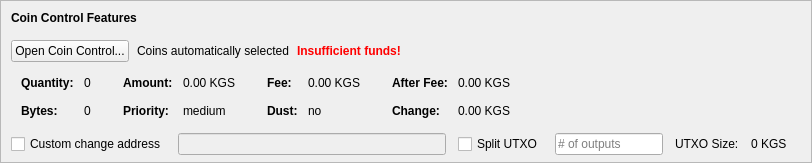
    <widget class="QFrame" name="frameCoinControl">
     <property name="sizePolicy">
      <sizepolicy hsizetype="Expanding" vsizetype="Expanding">
       <horstretch>0</horstretch>
       <verstretch>0</verstretch>
      </sizepolicy>
     </property>
     <property name="maximumSize">
      <size>
       <width>16777215</width>
       <height>16777215</height>
      </size>
     </property>
     <property name="frameShape">
      <enum>QFrame::StyledPanel</enum>
     </property>
     <property name="frameShadow">
      <enum>QFrame::Sunken</enum>
     </property>
     <layout class="QVBoxLayout" name="verticalLayoutCoinControl2">
      <property name="spacing">
       <number>0</number>
      </property>
      <property name="leftMargin">
       <number>0</number>
      </property>
      <property name="topMargin">
       <number>0</number>
      </property>
      <property name="rightMargin">
       <number>0</number>
      </property>
      <property name="bottomMargin">
       <number>6</number>
      </property>
      <item>
       <layout class="QVBoxLayout" name="verticalLayoutCoinControl" stretch="0,0,0,0,1">
        <property name="spacing">
         <number>0</number>
        </property>
        <property name="leftMargin">
         <number>10</number>
        </property>
        <property name="topMargin">
         <number>10</number>
        </property>
        <item>
         <layout class="QHBoxLayout" name="horizontalLayoutCoinControl1">
          <property name="bottomMargin">
           <number>15</number>
          </property>
          <item>
           <widget class="QLabel" name="labelCoinControlFeatures">
            <property name="sizePolicy">
             <sizepolicy hsizetype="Preferred" vsizetype="Maximum">
              <horstretch>0</horstretch>
              <verstretch>0</verstretch>
             </sizepolicy>
            </property>
            <property name="font">
             <font>
              <weight>75</weight>
              <bold>true</bold>
             </font>
            </property>
            <property name="styleSheet">
             <string notr="true">font-weight:bold;</string>
            </property>
            <property name="text">
             <string>Coin Control Features</string>
            </property>
           </widget>
          </item>
         </layout>
        </item>
        <item>
         <layout class="QHBoxLayout" name="horizontalLayoutCoinControl2" stretch="0,0,0,0">
          <property name="spacing">
           <number>8</number>
          </property>
          <property name="bottomMargin">
           <number>10</number>
          </property>
          <item>
           <widget class="QPushButton" name="pushButtonCoinControl">
            <property name="styleSheet">
             <string notr="true"/>
            </property>
            <property name="text">
             <string>Open Coin Control...</string>
            </property>
            <property name="autoDefault">
             <bool>false</bool>
            </property>
           </widget>
          </item>
          <item>
           <widget class="QLabel" name="labelCoinControlAutomaticallySelected">
            <property name="text">
             <string>Coins automatically selected</string>
            </property>
            <property name="margin">
             <number>5</number>
            </property>
           </widget>
          </item>
          <item>
           <widget class="QLabel" name="labelCoinControlInsuffFunds">
            <property name="font">
             <font>
              <weight>75</weight>
              <bold>true</bold>
             </font>
            </property>
            <property name="styleSheet">
             <string notr="true">color:red;font-weight:bold;</string>
            </property>
            <property name="text">
             <string>Insufficient funds!</string>
            </property>
            <property name="margin">
             <number>5</number>
            </property>
           </widget>
          </item>
          <item>
           <spacer name="horizontalSpacerCoinControl">
            <property name="orientation">
             <enum>Qt::Horizontal</enum>
            </property>
            <property name="sizeHint" stdset="0">
             <size>
              <width>40</width>
              <height>1</height>
             </size>
            </property>
           </spacer>
          </item>
         </layout>
        </item>
        <item>
         <widget class="QWidget" name="widgetCoinControl" native="true">
          <property name="sizePolicy">
           <sizepolicy hsizetype="Preferred" vsizetype="Preferred">
            <horstretch>0</horstretch>
            <verstretch>0</verstretch>
           </sizepolicy>
          </property>
          <property name="minimumSize">
           <size>
            <width>0</width>
            <height>0</height>
           </size>
          </property>
          <property name="styleSheet">
           <string notr="true"/>
          </property>
          <layout class="QHBoxLayout" name="horizontalLayoutCoinControl5">
           <property name="leftMargin">
            <number>0</number>
           </property>
           <property name="topMargin">
            <number>0</number>
           </property>
           <property name="rightMargin">
            <number>0</number>
           </property>
           <property name="bottomMargin">
            <number>0</number>
           </property>
           <item>
            <layout class="QHBoxLayout" name="horizontalLayoutCoinControl3" stretch="0,0,0,1">
             <property name="spacing">
              <number>20</number>
             </property>
             <property name="topMargin">
              <number>0</number>
             </property>
             <property name="bottomMargin">
              <number>10</number>
             </property>
             <item>
              <layout class="QFormLayout" name="formLayoutCoinControl1">
               <property name="horizontalSpacing">
                <number>10</number>
               </property>
               <property name="verticalSpacing">
                <number>14</number>
               </property>
               <property name="leftMargin">
                <number>10</number>
               </property>
               <property name="topMargin">
                <number>4</number>
               </property>
               <property name="rightMargin">
                <number>6</number>
               </property>
               <item row="0" column="0">
                <widget class="QLabel" name="labelCoinControlQuantityText">
                 <property name="font">
                  <font>
                   <weight>75</weight>
                   <bold>true</bold>
                  </font>
                 </property>
                 <property name="text">
                  <string>Quantity:</string>
                 </property>
                 <property name="margin">
                  <number>0</number>
                 </property>
                </widget>
               </item>
               <item row="0" column="1">
                <widget class="QLabel" name="labelCoinControlQuantity">
                 <property name="cursor">
                  <cursorShape>IBeamCursor</cursorShape>
                 </property>
                 <property name="contextMenuPolicy">
                  <enum>Qt::ActionsContextMenu</enum>
                 </property>
                 <property name="text">
                  <string notr="true">0</string>
                 </property>
                 <property name="margin">
                  <number>0</number>
                 </property>
                 <property name="textInteractionFlags">
                  <set>Qt::LinksAccessibleByMouse|Qt::TextSelectableByKeyboard|Qt::TextSelectableByMouse</set>
                 </property>
                </widget>
               </item>
               <item row="1" column="0">
                <widget class="QLabel" name="labelCoinControlBytesText">
                 <property name="font">
                  <font>
                   <weight>75</weight>
                   <bold>true</bold>
                  </font>
                 </property>
                 <property name="text">
                  <string>Bytes:</string>
                 </property>
                </widget>
               </item>
               <item row="1" column="1">
                <widget class="QLabel" name="labelCoinControlBytes">
                 <property name="cursor">
                  <cursorShape>IBeamCursor</cursorShape>
                 </property>
                 <property name="contextMenuPolicy">
                  <enum>Qt::ActionsContextMenu</enum>
                 </property>
                 <property name="text">
                  <string notr="true">0</string>
                 </property>
                 <property name="textInteractionFlags">
                  <set>Qt::LinksAccessibleByMouse|Qt::TextSelectableByKeyboard|Qt::TextSelectableByMouse</set>
                 </property>
                </widget>
               </item>
              </layout>
             </item>
             <item>
              <layout class="QFormLayout" name="formLayoutCoinControl2">
               <property name="horizontalSpacing">
                <number>10</number>
               </property>
               <property name="verticalSpacing">
                <number>14</number>
               </property>
               <property name="leftMargin">
                <number>6</number>
               </property>
               <property name="topMargin">
                <number>4</number>
               </property>
               <property name="rightMargin">
                <number>6</number>
               </property>
               <item row="0" column="0">
                <widget class="QLabel" name="labelCoinControlAmountText">
                 <property name="font">
                  <font>
                   <weight>75</weight>
                   <bold>true</bold>
                  </font>
                 </property>
                 <property name="text">
                  <string>Amount:</string>
                 </property>
                 <property name="margin">
                  <number>0</number>
                 </property>
                </widget>
               </item>
               <item row="0" column="1">
                <widget class="QLabel" name="labelCoinControlAmount">
                 <property name="cursor">
                  <cursorShape>IBeamCursor</cursorShape>
                 </property>
                 <property name="contextMenuPolicy">
                  <enum>Qt::ActionsContextMenu</enum>
                 </property>
                 <property name="text">
                  <string notr="true">0.00 KGS</string>
                 </property>
                 <property name="textInteractionFlags">
                  <set>Qt::LinksAccessibleByMouse|Qt::TextSelectableByKeyboard|Qt::TextSelectableByMouse</set>
                 </property>
                </widget>
               </item>
               <item row="1" column="0">
                <widget class="QLabel" name="labelCoinControlPriorityText">
                 <property name="font">
                  <font>
                   <weight>75</weight>
                   <bold>true</bold>
                  </font>
                 </property>
                 <property name="text">
                  <string>Priority:</string>
                 </property>
                </widget>
               </item>
               <item row="1" column="1">
                <widget class="QLabel" name="labelCoinControlPriority">
                 <property name="cursor">
                  <cursorShape>IBeamCursor</cursorShape>
                 </property>
                 <property name="contextMenuPolicy">
                  <enum>Qt::ActionsContextMenu</enum>
                 </property>
                 <property name="text">
                  <string>medium</string>
                 </property>
                 <property name="textInteractionFlags">
                  <set>Qt::LinksAccessibleByMouse|Qt::TextSelectableByKeyboard|Qt::TextSelectableByMouse</set>
                 </property>
                </widget>
               </item>
              </layout>
             </item>
             <item>
              <layout class="QFormLayout" name="formLayoutCoinControl3">
               <property name="horizontalSpacing">
                <number>10</number>
               </property>
               <property name="verticalSpacing">
                <number>14</number>
               </property>
               <property name="leftMargin">
                <number>6</number>
               </property>
               <property name="topMargin">
                <number>4</number>
               </property>
               <property name="rightMargin">
                <number>6</number>
               </property>
               <item row="0" column="0">
                <widget class="QLabel" name="labelCoinControlFeeText">
                 <property name="font">
                  <font>
                   <weight>75</weight>
                   <bold>true</bold>
                  </font>
                 </property>
                 <property name="text">
                  <string>Fee:</string>
                 </property>
                 <property name="margin">
                  <number>0</number>
                 </property>
                </widget>
               </item>
               <item row="0" column="1">
                <widget class="QLabel" name="labelCoinControlFee">
                 <property name="cursor">
                  <cursorShape>IBeamCursor</cursorShape>
                 </property>
                 <property name="contextMenuPolicy">
                  <enum>Qt::ActionsContextMenu</enum>
                 </property>
                 <property name="text">
                  <string notr="true">0.00 KGS</string>
                 </property>
                 <property name="textInteractionFlags">
                  <set>Qt::LinksAccessibleByMouse|Qt::TextSelectableByKeyboard|Qt::TextSelectableByMouse</set>
                 </property>
                </widget>
               </item>
               <item row="1" column="0">
                <widget class="QLabel" name="labelCoinControlLowOutputText">
                 <property name="font">
                  <font>
                   <weight>75</weight>
                   <bold>true</bold>
                  </font>
                 </property>
                 <property name="text">
                  <string>Dust:</string>
                 </property>
                </widget>
               </item>
               <item row="1" column="1">
                <widget class="QLabel" name="labelCoinControlLowOutput">
                 <property name="cursor">
                  <cursorShape>IBeamCursor</cursorShape>
                 </property>
                 <property name="contextMenuPolicy">
                  <enum>Qt::ActionsContextMenu</enum>
                 </property>
                 <property name="text">
                  <string>no</string>
                 </property>
                 <property name="textInteractionFlags">
                  <set>Qt::LinksAccessibleByMouse|Qt::TextSelectableByKeyboard|Qt::TextSelectableByMouse</set>
                 </property>
                </widget>
               </item>
              </layout>
             </item>
             <item>
              <layout class="QFormLayout" name="formLayoutCoinControl4">
               <property name="horizontalSpacing">
                <number>10</number>
               </property>
               <property name="verticalSpacing">
                <number>14</number>
               </property>
               <property name="leftMargin">
                <number>6</number>
               </property>
               <property name="topMargin">
                <number>4</number>
               </property>
               <property name="rightMargin">
                <number>6</number>
               </property>
               <item row="0" column="0">
                <widget class="QLabel" name="labelCoinControlAfterFeeText">
                 <property name="font">
                  <font>
                   <weight>75</weight>
                   <bold>true</bold>
                  </font>
                 </property>
                 <property name="text">
                  <string>After Fee:</string>
                 </property>
                 <property name="margin">
                  <number>0</number>
                 </property>
                </widget>
               </item>
               <item row="0" column="1">
                <widget class="QLabel" name="labelCoinControlAfterFee">
                 <property name="cursor">
                  <cursorShape>IBeamCursor</cursorShape>
                 </property>
                 <property name="contextMenuPolicy">
                  <enum>Qt::ActionsContextMenu</enum>
                 </property>
                 <property name="text">
                  <string notr="true">0.00 KGS</string>
                 </property>
                 <property name="textInteractionFlags">
                  <set>Qt::LinksAccessibleByMouse|Qt::TextSelectableByKeyboard|Qt::TextSelectableByMouse</set>
                 </property>
                </widget>
               </item>
               <item row="1" column="0">
                <widget class="QLabel" name="labelCoinControlChangeText">
                 <property name="font">
                  <font>
                   <weight>75</weight>
                   <bold>true</bold>
                  </font>
                 </property>
                 <property name="text">
                  <string>Change:</string>
                 </property>
                </widget>
               </item>
               <item row="1" column="1">
                <widget class="QLabel" name="labelCoinControlChange">
                 <property name="cursor">
                  <cursorShape>IBeamCursor</cursorShape>
                 </property>
                 <property name="contextMenuPolicy">
                  <enum>Qt::ActionsContextMenu</enum>
                 </property>
                 <property name="text">
                  <string notr="true">0.00 KGS</string>
                 </property>
                 <property name="textInteractionFlags">
                  <set>Qt::LinksAccessibleByMouse|Qt::TextSelectableByKeyboard|Qt::TextSelectableByMouse</set>
                 </property>
                </widget>
               </item>
              </layout>
             </item>
            </layout>
           </item>
          </layout>
         </widget>
        </item>
        <item>
         <layout class="QHBoxLayout" name="horizontalLayoutCoinControl4" stretch="0,0,0,0,0,0,0">
          <property name="spacing">
           <number>12</number>
          </property>
          <property name="sizeConstraint">
           <enum>QLayout::SetDefaultConstraint</enum>
          </property>
          <property name="topMargin">
           <number>5</number>
          </property>
          <property name="rightMargin">
           <number>5</number>
          </property>
          <item>
           <widget class="QCheckBox" name="checkBoxCoinControlChange">
            <property name="toolTip">
             <string>If this is activated, but the change address is empty or invalid, change will be sent to a newly generated address.</string>
            </property>
            <property name="text">
             <string>Custom change address</string>
            </property>
           </widget>
          </item>
          <item>
           <widget class="QValidatedLineEdit" name="lineEditCoinControlChange">
            <property name="enabled">
             <bool>false</bool>
            </property>
            <property name="sizePolicy">
             <sizepolicy hsizetype="Expanding" vsizetype="Fixed">
              <horstretch>0</horstretch>
              <verstretch>0</verstretch>
             </sizepolicy>
            </property>
           </widget>
          </item>
          <item>
           <widget class="QCheckBox" name="splitBlockCheckBox">
            <property name="text">
             <string>Split UTXO</string>
            </property>
           </widget>
          </item>
          <item>
           <widget class="QLineEdit" name="splitBlockLineEdit">
            <property name="sizePolicy">
             <sizepolicy hsizetype="Fixed" vsizetype="Fixed">
              <horstretch>50</horstretch>
              <verstretch>0</verstretch>
             </sizepolicy>
            </property>
            <property name="placeholderText">
             <string># of outputs</string>
            </property>
           </widget>
          </item>
          <item>
           <widget class="QLabel" name="labelBlockSizeText">
            <property name="text">
             <string>UTXO Size:</string>
            </property>
           </widget>
          </item>
          <item>
           <widget class="QLabel" name="labelBlockSize">
            <property name="text">
             <string>0 KGS</string>
            </property>
           </widget>
          </item>
          <item>
           <widget class="QLabel" name="labelCoinControlChangeLabel">
            <property name="sizePolicy">
             <sizepolicy hsizetype="Preferred" vsizetype="Expanding">
              <horstretch>0</horstretch>
              <verstretch>0</verstretch>
             </sizepolicy>
            </property>
            <property name="minimumSize">
             <size>
              <width>0</width>
              <height>0</height>
             </size>
            </property>
            <property name="text">
             <string/>
            </property>
            <property name="margin">
             <number>3</number>
            </property>
           </widget>
          </item>
         </layout>
        </item>
        <item>
         <spacer name="verticalSpacerCoinControl">
          <property name="orientation">
           <enum>Qt::Vertical</enum>
          </property>
          <property name="sizeHint" stdset="0">
           <size>
            <width>800</width>
            <height>1</height>
           </size>
          </property>
         </spacer>
        </item>
       </layout>
      </item>
     </layout>
    </widget>
